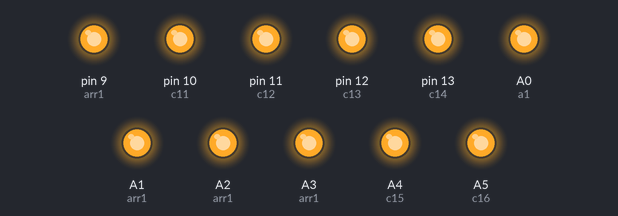
Bench run of a sketch on a simulated Arduino Uno, built with avr-gcc and run on an emulated ATmega328P. On the bench: output pins drawn as LEDs (lit = HIGH). Pins used as bus, display or sensor lines are not drawn.

Above: at 1.8 s.
At 3.8 s:
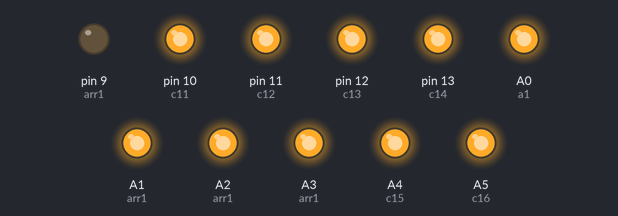
At 6.2 s:
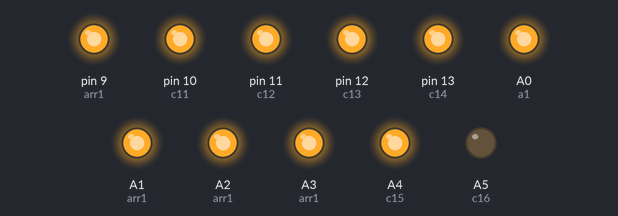
At 9.8 s:
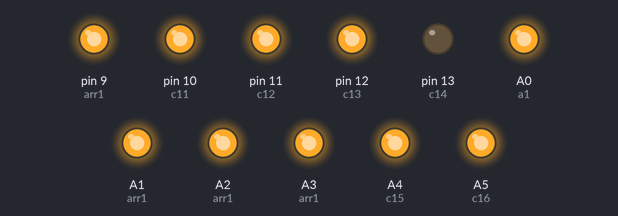
At 13.2 s:
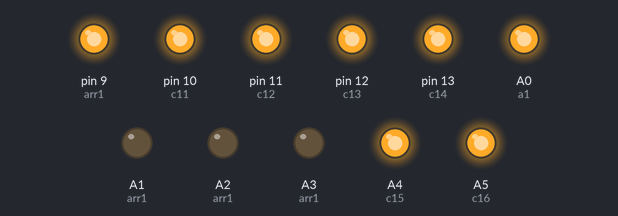
At 14.8 s:
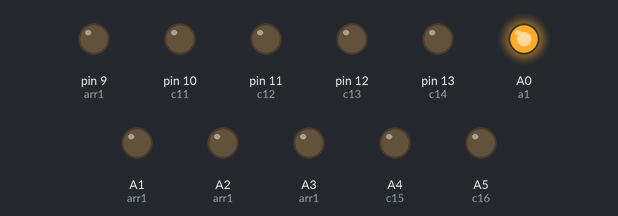
Timing chart, 0 to 18.4 s (numbered marks = the images above):
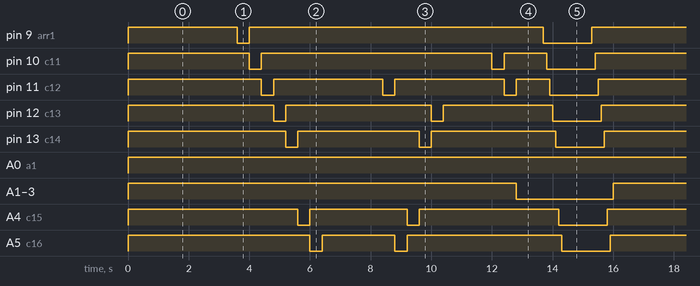

The sketch:

ledcube_pattern.ino
```cpp
int a1=A0;
int a2=A1;
int a3=A2;
int a4=A3;
int c1=0;
int c2=1;
int c3=2;
int c4=3;
int c5=4;
int c6=5;
int c7=6;
int c8=7;
int c9=8;
int c10=9;
int c11=10;
int c12=11;
int c13=12;
int c14=13;
int c15=A4;
int c16=A5;
int arr1[]={a1,a2,a3,a4,c1,c2,c3,c4,c5,c6,c7,c8,c9,c10,c11,c12,c13,c14,c15,c16};
int arr2[]={a1,a2,a3,a4};
int arr3[]={c1,c2,c3,c4,c5,c6,c7,c8,c9,c10,c11,c12,c13,c14,c15,c16};
void setup() {
  Serial.begin(9600);
  for(int i=0;i<20;i++)
  {
    pinMode(arr1[i],OUTPUT);
  }

}

void loop() {
  for(int i=0;i<4;i++)
  {
    digitalWrite(arr1[i],0);
  }
  for(int i=4;i<20;i++)
  {
    digitalWrite(arr1[i],HIGH);
  }

  randompattern1();
  randompattern2();
  randompattern3();

}
void randompattern1()
{
  for(int i=0;i<4;i++)
  {
    digitalWrite(arr2[i],255);
  }
  for(int j=0;j<16;j++)
  {
    digitalWrite(arr3[j],LOW);
    delay(400);
    digitalWrite(arr3[j],HIGH);
  }
  for(int i=0;i<4;i++)
  {
    digitalWrite(arr2[i],0);
  }
}
void randompattern2()
{
   for(int i=0;i<4;i++)
  {
    digitalWrite(arr2[i],255);
  }

    digitalWrite(c1,LOW);
    delay(400);
    digitalWrite(c1,HIGH);
    digitalWrite(c2,LOW);
    delay(400);
    digitalWrite(c2,HIGH);
    digitalWrite(c3,LOW);
    delay(400);
    digitalWrite(c3,HIGH);
    digitalWrite(c4,LOW);
    delay(400);
    digitalWrite(c4,HIGH);
    digitalWrite(c8,LOW);
    delay(400);
    digitalWrite(c8,HIGH);
    digitalWrite(c12,LOW);
    delay(400);
    digitalWrite(c12,HIGH);
    digitalWrite(c16,LOW);
    delay(400);
    digitalWrite(c16,HIGH);
    digitalWrite(c15,LOW);
    delay(400);
    digitalWrite(c15,HIGH);
    digitalWrite(c14,LOW);
    delay(400);
    digitalWrite(c14,HIGH);
    digitalWrite(c13,LOW);
    delay(400);
    digitalWrite(c13,HIGH);
    digitalWrite(c9,LOW);
    delay(400);
    digitalWrite(c9,HIGH);
    digitalWrite(c5,LOW);
    delay(400);
    digitalWrite(c5,HIGH);
    digitalWrite(c6,LOW);
    delay(400);
    digitalWrite(c6,HIGH);
    digitalWrite(c7,LOW);
    delay(400);
    digitalWrite(c7,HIGH);
    digitalWrite(c11,LOW);
    delay(400);
    digitalWrite(c11,HIGH);
    digitalWrite(c12,LOW);
    delay(400);
    digitalWrite(c12,HIGH);

  for(int i=0;i<4;i++)
  {
    digitalWrite(arr2[i],0);
  }
}
void randompattern3()
{
  digitalWrite(a1,255);
  for (int i=0;i<16;i++)
  {
    digitalWrite(arr3[i],LOW);
    delay(100);
  }
   for (int i=0;i<16;i++)
  {
    digitalWrite(arr3[i],HIGH);
    delay(100);
  }
  digitalWrite(a1,255);

}
```

Measured:
- by itself, pin 9 (arr1): repeats every 16.0 s: LOW 0.40 s, HIGH 9.7 s, LOW 1.6 s, HIGH 4.3 s
- by itself, pin 10 (c11): repeats every 16.0 s: LOW 0.40 s, HIGH 7.6 s, LOW 0.40 s, HIGH 1.4 s, LOW 1.6 s, HIGH 4.6 s
- by itself, pin 11 (c12): repeats every 16.0 s: 2 × (LOW 0.40 s, HIGH 3.6 s), LOW 0.40 s, HIGH 1.1 s, LOW 1.6 s, HIGH 4.9 s
- by itself, pin 12 (c13): repeats every 16.0 s: LOW 0.40 s, HIGH 4.8 s, LOW 0.40 s, HIGH 3.6 s, LOW 1.6 s, HIGH 5.2 s
- by itself, pin 13 (c14): repeats every 16.0 s: LOW 0.40 s, HIGH 4.0 s, LOW 0.40 s, HIGH 4.1 s, LOW 1.6 s, HIGH 5.5 s
- by itself, A0 (a1): LOW → HIGH at 0.00 s
- by itself, A1 (arr1), A2 (arr1), A3 (arr1): alternates HIGH for 12.8 s and LOW for 3.2 s
- by itself, A4 (c15): repeats every 16.0 s: LOW 0.40 s, HIGH 3.2 s, LOW 0.40 s, HIGH 4.6 s, LOW 1.6 s, HIGH 5.8 s
